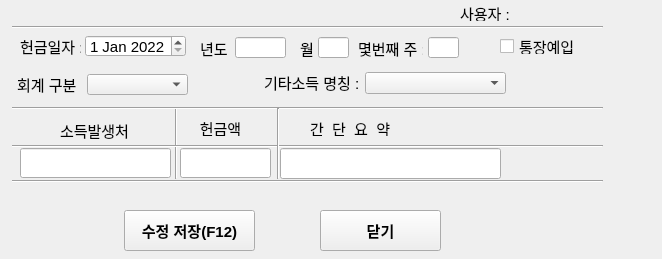
<?xml version="1.0" encoding="UTF-8"?>
<ui version="4.0">
 <class>Dialog</class>
 <widget class="QDialog" name="Dialog">
  <property name="enabled">
   <bool>true</bool>
  </property>
  <property name="geometry">
   <rect>
    <x>0</x>
    <y>0</y>
    <width>662</width>
    <height>259</height>
   </rect>
  </property>
  <property name="font">
   <font>
    <pointsize>11</pointsize>
   </font>
  </property>
  <property name="windowTitle">
   <string>Dialog</string>
  </property>
  <widget class="QLineEdit" name="year_widget">
   <property name="geometry">
    <rect>
     <x>235</x>
     <y>37</y>
     <width>51</width>
     <height>21</height>
    </rect>
   </property>
   <property name="font">
    <font>
     <pointsize>11</pointsize>
    </font>
   </property>
  </widget>
  <widget class="QLabel" name="user">
   <property name="geometry">
    <rect>
     <x>460</x>
     <y>5</y>
     <width>51</width>
     <height>16</height>
    </rect>
   </property>
   <property name="font">
    <font>
     <pointsize>11</pointsize>
    </font>
   </property>
   <property name="text">
    <string>사용자 :</string>
   </property>
  </widget>
  <widget class="Line" name="line_6">
   <property name="geometry">
    <rect>
     <x>168</x>
     <y>108</y>
     <width>16</width>
     <height>71</height>
    </rect>
   </property>
   <property name="font">
    <font>
     <pointsize>11</pointsize>
    </font>
   </property>
   <property name="orientation">
    <enum>Qt::Vertical</enum>
   </property>
  </widget>
  <widget class="Line" name="line">
   <property name="geometry">
    <rect>
     <x>12</x>
     <y>17</y>
     <width>591</width>
     <height>20</height>
    </rect>
   </property>
   <property name="font">
    <font>
     <pointsize>11</pointsize>
    </font>
   </property>
   <property name="orientation">
    <enum>Qt::Horizontal</enum>
   </property>
  </widget>
  <widget class="QLabel" name="name_1">
   <property name="geometry">
    <rect>
     <x>60</x>
     <y>120</y>
     <width>81</width>
     <height>20</height>
    </rect>
   </property>
   <property name="font">
    <font>
     <pointsize>11</pointsize>
    </font>
   </property>
   <property name="text">
    <string>소득발생처</string>
   </property>
  </widget>
  <widget class="QLabel" name="year_hun">
   <property name="geometry">
    <rect>
     <x>200</x>
     <y>38</y>
     <width>34</width>
     <height>21</height>
    </rect>
   </property>
   <property name="font">
    <font>
     <pointsize>11</pointsize>
    </font>
   </property>
   <property name="text">
    <string>년도 </string>
   </property>
  </widget>
  <widget class="Line" name="line_4">
   <property name="geometry">
    <rect>
     <x>12</x>
     <y>138</y>
     <width>591</width>
     <height>16</height>
    </rect>
   </property>
   <property name="font">
    <font>
     <pointsize>11</pointsize>
    </font>
   </property>
   <property name="orientation">
    <enum>Qt::Horizontal</enum>
   </property>
  </widget>
  <widget class="QLabel" name="marks_1">
   <property name="geometry">
    <rect>
     <x>310</x>
     <y>120</y>
     <width>91</width>
     <height>16</height>
    </rect>
   </property>
   <property name="font">
    <font>
     <pointsize>11</pointsize>
    </font>
   </property>
   <property name="text">
    <string>간  단  요  약</string>
   </property>
  </widget>
  <widget class="QLabel" name="amount_1">
   <property name="geometry">
    <rect>
     <x>190</x>
     <y>120</y>
     <width>61</width>
     <height>16</height>
    </rect>
   </property>
   <property name="font">
    <font>
     <pointsize>11</pointsize>
    </font>
   </property>
   <property name="text">
    <string>헌금액</string>
   </property>
   <property name="alignment">
    <set>Qt::AlignCenter</set>
   </property>
  </widget>
  <widget class="QLabel" name="hun_date">
   <property name="geometry">
    <rect>
     <x>20</x>
     <y>36</y>
     <width>61</width>
     <height>20</height>
    </rect>
   </property>
   <property name="font">
    <font>
     <pointsize>11</pointsize>
    </font>
   </property>
   <property name="text">
    <string>헌금일자 :</string>
   </property>
  </widget>
  <widget class="QLabel" name="hun_name">
   <property name="geometry">
    <rect>
     <x>264</x>
     <y>72</y>
     <width>94</width>
     <height>21</height>
    </rect>
   </property>
   <property name="font">
    <font>
     <pointsize>11</pointsize>
    </font>
   </property>
   <property name="text">
    <string>기타소득 명칭 :</string>
   </property>
  </widget>
  <widget class="QLineEdit" name="marks_widget">
   <property name="geometry">
    <rect>
     <x>280</x>
     <y>148</y>
     <width>221</width>
     <height>31</height>
    </rect>
   </property>
   <property name="font">
    <font>
     <pointsize>11</pointsize>
    </font>
   </property>
  </widget>
  <widget class="QComboBox" name="other_name_combo_widget">
   <property name="geometry">
    <rect>
     <x>365</x>
     <y>72</y>
     <width>141</width>
     <height>22</height>
    </rect>
   </property>
   <property name="font">
    <font>
     <pointsize>11</pointsize>
    </font>
   </property>
  </widget>
  <widget class="Line" name="line_2">
   <property name="geometry">
    <rect>
     <x>12</x>
     <y>100</y>
     <width>591</width>
     <height>16</height>
    </rect>
   </property>
   <property name="font">
    <font>
     <pointsize>11</pointsize>
    </font>
   </property>
   <property name="orientation">
    <enum>Qt::Horizontal</enum>
   </property>
  </widget>
  <widget class="QLabel" name="user_widget">
   <property name="geometry">
    <rect>
     <x>530</x>
     <y>4</y>
     <width>56</width>
     <height>20</height>
    </rect>
   </property>
   <property name="font">
    <font>
     <pointsize>11</pointsize>
    </font>
   </property>
   <property name="text">
    <string/>
   </property>
  </widget>
  <widget class="Line" name="line_5">
   <property name="geometry">
    <rect>
     <x>12</x>
     <y>173</y>
     <width>591</width>
     <height>16</height>
    </rect>
   </property>
   <property name="font">
    <font>
     <pointsize>11</pointsize>
    </font>
   </property>
   <property name="orientation">
    <enum>Qt::Horizontal</enum>
   </property>
  </widget>
  <widget class="QLineEdit" name="amount_widget">
   <property name="geometry">
    <rect>
     <x>180</x>
     <y>148</y>
     <width>91</width>
     <height>30</height>
    </rect>
   </property>
   <property name="font">
    <font>
     <pointsize>11</pointsize>
    </font>
   </property>
   <property name="layoutDirection">
    <enum>Qt::RightToLeft</enum>
   </property>
   <property name="text">
    <string/>
   </property>
   <property name="alignment">
    <set>Qt::AlignRight|Qt::AlignTrailing|Qt::AlignVCenter</set>
   </property>
  </widget>
  <widget class="QPushButton" name="file_close_button">
   <property name="geometry">
    <rect>
     <x>320</x>
     <y>210</y>
     <width>121</width>
     <height>41</height>
    </rect>
   </property>
   <property name="font">
    <font>
     <pointsize>11</pointsize>
     <weight>75</weight>
     <bold>true</bold>
    </font>
   </property>
   <property name="focusPolicy">
    <enum>Qt::NoFocus</enum>
   </property>
   <property name="text">
    <string>닫기</string>
   </property>
   <property name="autoDefault">
    <bool>false</bool>
   </property>
  </widget>
  <widget class="QPushButton" name="other_save_button">
   <property name="geometry">
    <rect>
     <x>124</x>
     <y>210</y>
     <width>131</width>
     <height>41</height>
    </rect>
   </property>
   <property name="font">
    <font>
     <pointsize>11</pointsize>
     <weight>75</weight>
     <bold>true</bold>
    </font>
   </property>
   <property name="text">
    <string>수정 저장(F12)</string>
   </property>
   <property name="shortcut">
    <string>F12</string>
   </property>
   <property name="autoDefault">
    <bool>false</bool>
   </property>
  </widget>
  <widget class="QDateEdit" name="other_date_widget">
   <property name="geometry">
    <rect>
     <x>85</x>
     <y>35</y>
     <width>101</width>
     <height>22</height>
    </rect>
   </property>
   <property name="font">
    <font>
     <pointsize>11</pointsize>
    </font>
   </property>
   <property name="inputMethodHints">
    <set>Qt::ImhDate|Qt::ImhPreferNumbers</set>
   </property>
   <property name="currentSection">
    <enum>QDateTimeEdit::DaySection</enum>
   </property>
   <property name="date">
    <date>
     <year>2022</year>
     <month>1</month>
     <day>1</day>
    </date>
   </property>
  </widget>
  <widget class="QLabel" name="month_hun">
   <property name="geometry">
    <rect>
     <x>300</x>
     <y>38</y>
     <width>20</width>
     <height>20</height>
    </rect>
   </property>
   <property name="font">
    <font>
     <pointsize>11</pointsize>
    </font>
   </property>
   <property name="text">
    <string>월</string>
   </property>
  </widget>
  <widget class="QLineEdit" name="month_widget">
   <property name="geometry">
    <rect>
     <x>318</x>
     <y>37</y>
     <width>31</width>
     <height>21</height>
    </rect>
   </property>
   <property name="font">
    <font>
     <pointsize>11</pointsize>
    </font>
   </property>
  </widget>
  <widget class="QLabel" name="week_hun">
   <property name="geometry">
    <rect>
     <x>358</x>
     <y>38</y>
     <width>65</width>
     <height>21</height>
    </rect>
   </property>
   <property name="font">
    <font>
     <pointsize>11</pointsize>
    </font>
   </property>
   <property name="text">
    <string>몇번째 주 :</string>
   </property>
  </widget>
  <widget class="QLineEdit" name="week_widget">
   <property name="geometry">
    <rect>
     <x>428</x>
     <y>37</y>
     <width>31</width>
     <height>21</height>
    </rect>
   </property>
   <property name="font">
    <font>
     <pointsize>11</pointsize>
    </font>
   </property>
   <property name="focusPolicy">
    <enum>Qt::StrongFocus</enum>
   </property>
  </widget>
  <widget class="QLineEdit" name="counter_name">
   <property name="geometry">
    <rect>
     <x>20</x>
     <y>148</y>
     <width>151</width>
     <height>30</height>
    </rect>
   </property>
   <property name="font">
    <font>
     <pointsize>11</pointsize>
    </font>
   </property>
  </widget>
  <widget class="QCheckBox" name="Bankincome_check">
   <property name="geometry">
    <rect>
     <x>500</x>
     <y>38</y>
     <width>81</width>
     <height>16</height>
    </rect>
   </property>
   <property name="font">
    <font>
     <family>Agency FB</family>
     <pointsize>11</pointsize>
    </font>
   </property>
   <property name="acceptDrops">
    <bool>true</bool>
   </property>
   <property name="locale">
    <locale language="Kinyarwanda" country="Rwanda"/>
   </property>
   <property name="text">
    <string>통장예입</string>
   </property>
   <property name="autoRepeatDelay">
    <number>302</number>
   </property>
   <property name="tristate">
    <bool>false</bool>
   </property>
  </widget>
  <widget class="Line" name="line_7">
   <property name="geometry">
    <rect>
     <x>270</x>
     <y>108</y>
     <width>16</width>
     <height>71</height>
    </rect>
   </property>
   <property name="font">
    <font>
     <pointsize>11</pointsize>
    </font>
   </property>
   <property name="orientation">
    <enum>Qt::Vertical</enum>
   </property>
  </widget>
  <widget class="QLabel" name="hun_name_2">
   <property name="geometry">
    <rect>
     <x>17</x>
     <y>74</y>
     <width>66</width>
     <height>21</height>
    </rect>
   </property>
   <property name="font">
    <font>
     <pointsize>11</pointsize>
    </font>
   </property>
   <property name="text">
    <string>회계 구분</string>
   </property>
  </widget>
  <widget class="QComboBox" name="gubun_name_combo_widget">
   <property name="geometry">
    <rect>
     <x>87</x>
     <y>74</y>
     <width>101</width>
     <height>21</height>
    </rect>
   </property>
   <property name="font">
    <font>
     <pointsize>11</pointsize>
    </font>
   </property>
  </widget>
 </widget>
 <tabstops>
  <tabstop>month_widget</tabstop>
  <tabstop>week_widget</tabstop>
  <tabstop>gubun_name_combo_widget</tabstop>
  <tabstop>other_name_combo_widget</tabstop>
  <tabstop>counter_name</tabstop>
  <tabstop>amount_widget</tabstop>
  <tabstop>marks_widget</tabstop>
  <tabstop>Bankincome_check</tabstop>
  <tabstop>other_save_button</tabstop>
  <tabstop>other_date_widget</tabstop>
  <tabstop>year_widget</tabstop>
 </tabstops>
 <resources/>
 <connections>
  <connection>
   <sender>other_save_button</sender>
   <signal>clicked()</signal>
   <receiver>Dialog</receiver>
   <slot>file_save()</slot>
   <hints>
    <hint type="sourcelabel">
     <x>141</x>
     <y>656</y>
    </hint>
    <hint type="destinationlabel">
     <x>166</x>
     <y>656</y>
    </hint>
   </hints>
  </connection>
  <connection>
   <sender>file_close_button</sender>
   <signal>clicked()</signal>
   <receiver>Dialog</receiver>
   <slot>file_close()</slot>
   <hints>
    <hint type="sourcelabel">
     <x>314</x>
     <y>661</y>
    </hint>
    <hint type="destinationlabel">
     <x>370</x>
     <y>660</y>
    </hint>
   </hints>
  </connection>
 </connections>
 <slots>
  <slot>file_save()</slot>
  <slot>file_close()</slot>
 </slots>
</ui>
